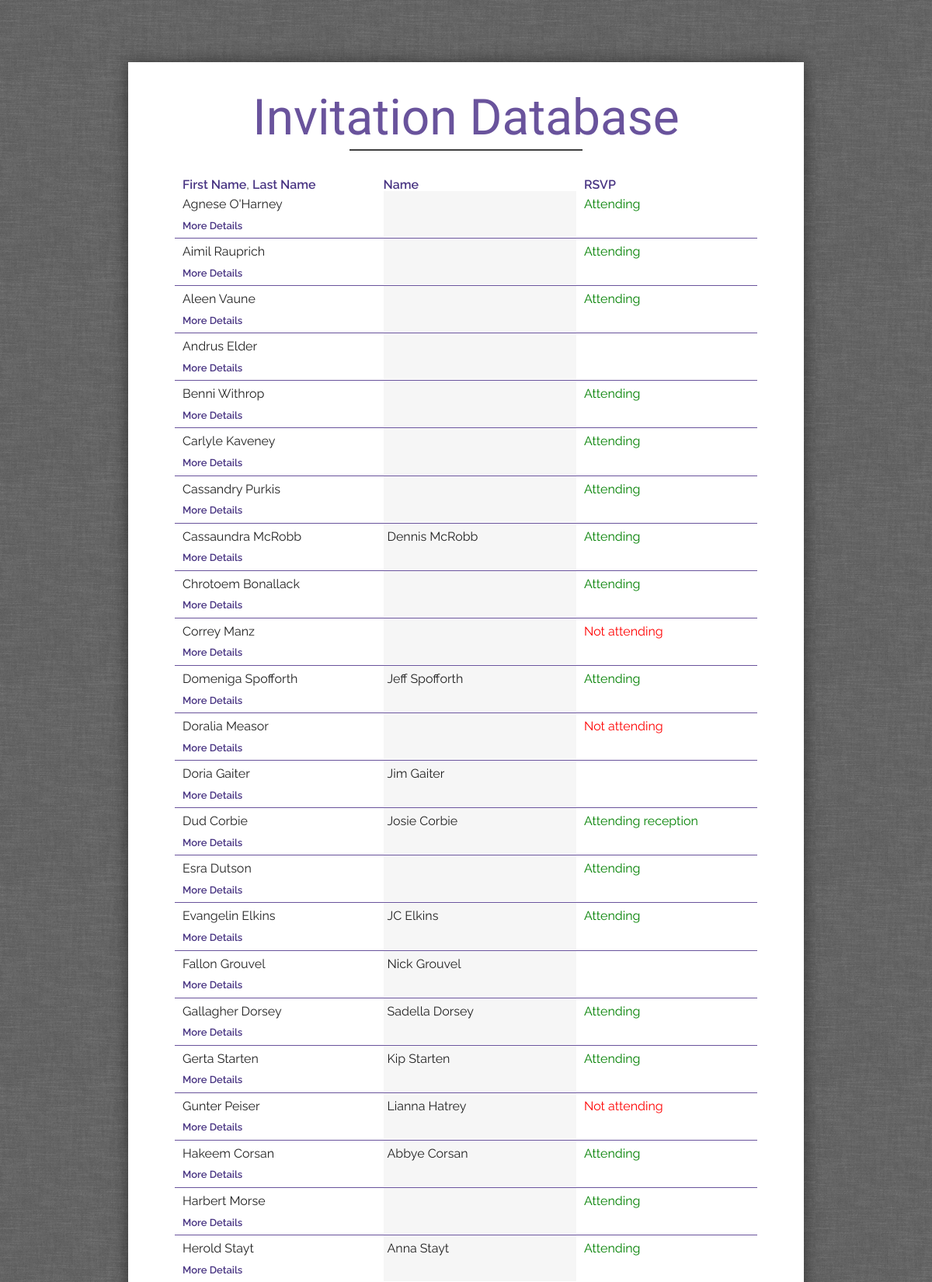
Page /guest-database/index.php?sort=name (upper part) on the committed database.
### tables this page shows
CREATE TABLE `guests` (
  `id` int(11) NOT NULL AUTO_INCREMENT,
  `email` varchar(191) NOT NULL,
  `first_name` varchar(191) NOT NULL,
  `last_name` varchar(191) NOT NULL,
  `plus_one_first_name` varchar(191) NOT NULL,
  `plus_one_last_name` varchar(191) NOT NULL,
  `traveling` tinyint(1) NOT NULL DEFAULT '0',
  `plus_one` tinyint(1) NOT NULL DEFAULT '0',
  `bringing_plus_one` varchar(191) DEFAULT NULL,
  `has_kids` tinyint(1) NOT NULL DEFAULT '0',
  `bringing_kids` varchar(191) DEFAULT NULL,
  `RSVP` longtext,
  `rsvp_answer` varchar(191) DEFAULT NULL,
  `food_allergies` longtext,
  `song_choices` longtext,
  `additional_comments` longtext,
  PRIMARY KEY (`id`)
);

### guest-database/index.php (the view, shortened to what this page needs)
<?php
    include('header.php');
    include_once('../partials/db.php');
?>
<h1 class="purple2">Invitation Database</h1>
<hr style="background-color: #3f3f3f; width: 40%;" />
<div style="display: table; border-spacing: 10px 0; width: 100%;">
    <div style="display: table-cell; width: 35%;">
        <a href="?sort=name">First Name</a>,&nbsp;<a href="?sort=last">Last Name</a>
    </div>
    <div style="display: table-cell; margin: 0 15px 0 0; width: 35%;">
        <a href="?sort=name2">Name</a>
    </div>
    <div style="display: table-cell; width: 30%;">
        <a href="?sort=rsvp">RSVP</a>
    </div>
</div>
<?php
    $query = "SELECT * FROM guests";
    if ($_GET['sort'] == 'name') {
        $query .= " ORDER BY first_name";
    } elseif($_GET['sort'] == 'last') {
        $query .= " ORDER BY last_name";
    } elseif($_GET['sort'] == 'name2') {
        $query .= " ORDER BY if(plus_one_first_name = '' or plus_one_first_name is null,1,0),plus_one_first_name";
    }  elseif($_GET['sort'] == 'rsvp') {
        $query .= " ORDER BY if(rsvp_answer = '' or rsvp_answer is null,1,0),rsvp_answer";
    }
    $result = mysqli_query($conn, $query);
    while ($row = mysqli_fetch_assoc($result)) {
        $fname = $row['first_name'];
        $lname = $row['last_name'];
        $pfname = $row['plus_one_first_name'];
        $plname = $row['plus_one_last_name'];
        $rsvp = $row['rsvp_answer'];
        if($rsvp == "Attending") {
            $rsvp = '<font color="green">Attending</font>';
        } elseif($rsvp == "Attending ceremony") {
            $rsvp = '<font color="green">Attending ceremony</font>';
        } elseif($rsvp == "Attending reception") {
            $rsvp = '<font color="green">Attending reception</font>';
        } elseif($rsvp == "Not attending") {
            $rsvp = '<font color="red">Not attending</font>';
        }
?>
    <div style="border-bottom: 1px solid #69539C; line-height: 1.5;">
        <div style="display: table; border-spacing: 10px 0; width: 100%;">
            <div style="display: table-cell; padding: 5px 0; vertical-align: top; width: 35%;">
                <?=$fname?> <?=$lname?>
                <br />
                <a class="more-deets-link">More Details</a>
            </div><div style="background-color: #f6f6f6; display: table-cell; padding: 5px 5px; height: auto; vertical-align: top; width: 35%;">
                <?=$pfname?> <?=$plname?>
            </div><div style="display: table-cell; padding: 5px 0; vertical-align: top; width: 30%;">
                <?=$rsvp?>
            </div>
        </div>
    </div>
<?php
} ?>
<?php
include('footer.php');

### style.css (style rules this page uses)
* { -webkit-appearance: none; -webkit-box-sizing: border-box; -webkit-font-smoothing: antialiased; box-sizing: border-box; }
body { background-image: url('images/bg.png'); color: #222; font-family: 'Raleway', sans-serif; font-size: 16px; line-height: 1; }
.purple2 { color: #69539C; }
a { color: #493583; font-weight: 600; text-decoration: none; }
h1 { color: #2f2f2f; font-family: 'Cookie'; font-size: 4em; font-weight: 400; margin: 0; text-align: center; }
hr { background-color: #B398D0; border: 0; height: 2px; margin-bottom: 2.25em; width: 30%; }

### guest-database/index.php (style rules this page uses)
.more-deets-link { cursor: pointer; display: block; font-size: 13px; margin: 0.35rem 0 0; }

### rows in the picture
guests: first_name "Agnese", last_name "O'Harney", rsvp_answer "Attending"
guests: first_name "Aimil", last_name "Rauprich", rsvp_answer "Attending"
guests: first_name "Aleen", last_name "Vaune", rsvp_answer "Attending"
guests: first_name "Andrus", last_name "Elder"
guests: first_name "Benni", last_name "Withrop", rsvp_answer "Attending"
guests: first_name "Carlyle", last_name "Kaveney", rsvp_answer "Attending"
guests: first_name "Cassandry", last_name "Purkis", rsvp_answer "Attending"
guests: first_name "Cassaundra", last_name "McRobb", plus_one_first_name "Dennis", plus_one_last_name "McRobb", rsvp_answer "Attending"
guests: first_name "Chrotoem", last_name "Bonallack", rsvp_answer "Attending"
guests: first_name "Correy", last_name "Manz", rsvp_answer "Not attending"
guests: first_name "Domeniga", last_name "Spofforth", plus_one_first_name "Jeff", plus_one_last_name "Spofforth", rsvp_answer "Attending"
guests: first_name "Doralia", last_name "Measor", rsvp_answer "Not attending"
guests: first_name "Doria", last_name "Gaiter", plus_one_first_name "Jim", plus_one_last_name "Gaiter"
guests: first_name "Dud", last_name "Corbie", plus_one_first_name "Josie", plus_one_last_name "Corbie", shows "Attending reception"
guests: first_name "Esra", last_name "Dutson", rsvp_answer "Attending"
guests: first_name "Evangelin", last_name "Elkins", plus_one_first_name "JC", plus_one_last_name "Elkins", rsvp_answer "Attending"
guests: first_name "Fallon", last_name "Grouvel", plus_one_first_name "Nick", plus_one_last_name "Grouvel"
guests: first_name "Gallagher", last_name "Dorsey", plus_one_first_name "Sadella", plus_one_last_name "Dorsey", rsvp_answer "Attending"
guests: first_name "Gerta", last_name "Starten", plus_one_first_name "Kip", plus_one_last_name "Starten", rsvp_answer "Attending"
guests: first_name "Gunter", last_name "Peiser", plus_one_first_name "Lianna", plus_one_last_name "Hatrey", rsvp_answer "Not attending"
guests: first_name "Hakeem", last_name "Corsan", plus_one_first_name "Abbye", plus_one_last_name "Corsan", rsvp_answer "Attending"
guests: first_name "Harbert", last_name "Morse", rsvp_answer "Attending"
guests: first_name "Herold", last_name "Stayt", plus_one_first_name "Anna", plus_one_last_name "Stayt", rsvp_answer "Attending"
